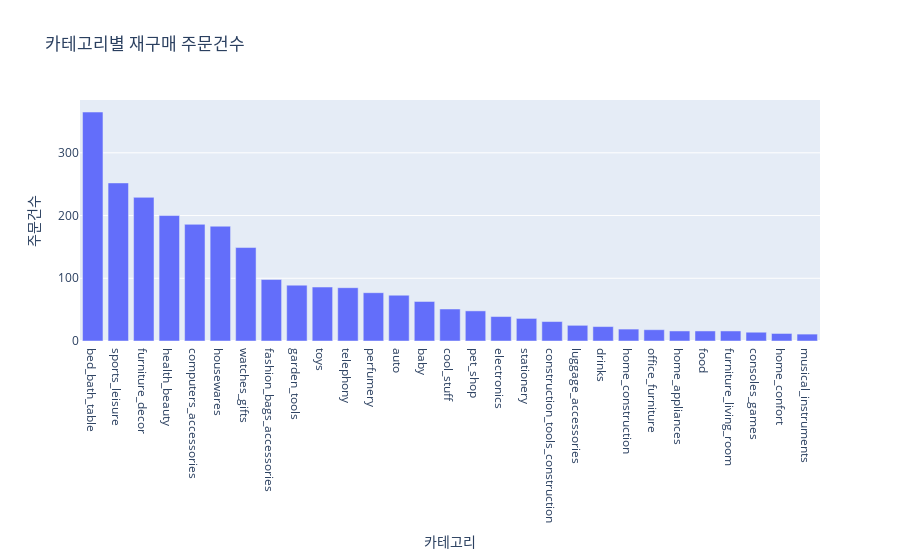

Notebook cell for this chart:
### Code cell
# 재구매 카테고리 현황 (재구매 대상 order_id만 필터링)
df_re2 = df[df['order_id'].isin(df_re[df_re['repurchase'] == True].index)]

# 재구매 카테고리 구매빈도
df_re2 = pd.pivot_table(data=df_re2, index='category', values='customer_id', aggfunc='count')
df_re2 = df_re2.sort_values(by='customer_id', ascending=False).rename(columns={'customer_id':'order_count'})
df_re2 = df_re2[df_re2['order_count'] > 10]

px.bar(df_re2, x=df_re2.index, y='order_count',
       labels={"category":"카테고리","order_count":"주문건수"}, 
       title='카테고리별 재구매 주문건수')

### Figure 1 — Plotly figure (JSON) as saved in the notebook; plotly's stock layout.template omitted (floating-point values rounded to 4 significant figures)
{"data": [{"alignmentgroup": "True", "hovertemplate": "카테고리=%{x}<br>주문건수=%{y}<extra></extra>", "legendgroup": "", "marker": {"color": "#636efa", "pattern": {"shape": ""}}, "name": "", "offsetgroup": "", "orientation": "v", "showlegend": false, "textposition": "auto", "type": "bar", "x": ["bed_bath_table", "sports_leisure", "furniture_decor", "health_beauty", "computers_accessories", "housewares", "watches_gifts", "fashion_bags_accessories", "garden_tools", "toys", "telephony", "perfumery", "auto", "baby", "cool_stuff", "pet_shop", "electronics", "stationery", "construction_tools_construction", "luggage_accessories", "drinks", "home_construction", "office_furniture", "home_appliances", "food", "furniture_living_room", "consoles_games", "home_confort", "musical_instruments"], "xaxis": "x", "y": [365, 252, 229, 200, 186, 183, 149, 98, 89, 86, 85, 77, 73, 63, 51, 48, 39, 36, 31, 25, 23, 19, 18, 16, 16, 16, 14, 12, 11], "yaxis": "y"}], "layout": {"barmode": "relative", "legend": {"tracegroupgap": 0}, "title": {"text": "카테고리별 재구매 주문건수"}, "xaxis": {"anchor": "y", "domain": [0, 1], "title": {"text": "카테고리"}}, "yaxis": {"anchor": "x", "domain": [0, 1], "title": {"text": "주문건수"}}}}
